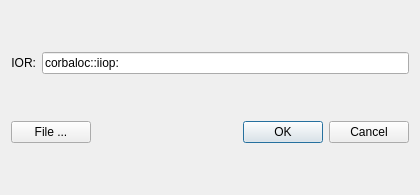
<?xml version="1.0" encoding="UTF-8"?>
<ui version="4.0">
 <class>RepoSelectDialog</class>
 <widget class="QDialog" name="RepoSelectDialog">
  <property name="geometry">
   <rect>
    <x>0</x>
    <y>0</y>
    <width>420</width>
    <height>195</height>
   </rect>
  </property>
  <property name="sizePolicy">
   <sizepolicy hsizetype="Expanding" vsizetype="Expanding">
    <horstretch>0</horstretch>
    <verstretch>0</verstretch>
   </sizepolicy>
  </property>
  <property name="minimumSize">
   <size>
    <width>0</width>
    <height>0</height>
   </size>
  </property>
  <property name="maximumSize">
   <size>
    <width>64000</width>
    <height>64000</height>
   </size>
  </property>
  <property name="windowTitle">
   <string>Select Repository</string>
  </property>
  <layout class="QGridLayout" name="gridLayout">
   <item row="0" column="0">
    <layout class="QHBoxLayout" name="horizontalLayout">
     <item>
      <widget class="QLabel" name="label">
       <property name="text">
        <string>IOR:</string>
       </property>
       <property name="alignment">
        <set>Qt::AlignRight|Qt::AlignTrailing|Qt::AlignVCenter</set>
       </property>
      </widget>
     </item>
     <item>
      <widget class="QLineEdit" name="iorLineEdit">
       <property name="text">
        <string>corbaloc::iiop:</string>
       </property>
      </widget>
     </item>
    </layout>
   </item>
   <item row="1" column="0">
    <layout class="QHBoxLayout" name="horizontalLayout_2">
     <item>
      <widget class="QPushButton" name="fileButton">
       <property name="text">
        <string>File ...</string>
       </property>
      </widget>
     </item>
     <item>
      <widget class="QDialogButtonBox" name="buttonBox">
       <property name="orientation">
        <enum>Qt::Horizontal</enum>
       </property>
       <property name="standardButtons">
        <set>QDialogButtonBox::Cancel|QDialogButtonBox::Ok</set>
       </property>
      </widget>
     </item>
    </layout>
   </item>
  </layout>
 </widget>
 <resources/>
 <connections>
  <connection>
   <sender>buttonBox</sender>
   <signal>accepted()</signal>
   <receiver>RepoSelectDialog</receiver>
   <slot>accept()</slot>
   <hints>
    <hint type="sourcelabel">
     <x>248</x>
     <y>254</y>
    </hint>
    <hint type="destinationlabel">
     <x>157</x>
     <y>274</y>
    </hint>
   </hints>
  </connection>
  <connection>
   <sender>buttonBox</sender>
   <signal>rejected()</signal>
   <receiver>RepoSelectDialog</receiver>
   <slot>reject()</slot>
   <hints>
    <hint type="sourcelabel">
     <x>316</x>
     <y>260</y>
    </hint>
    <hint type="destinationlabel">
     <x>286</x>
     <y>274</y>
    </hint>
   </hints>
  </connection>
 </connections>
</ui>
